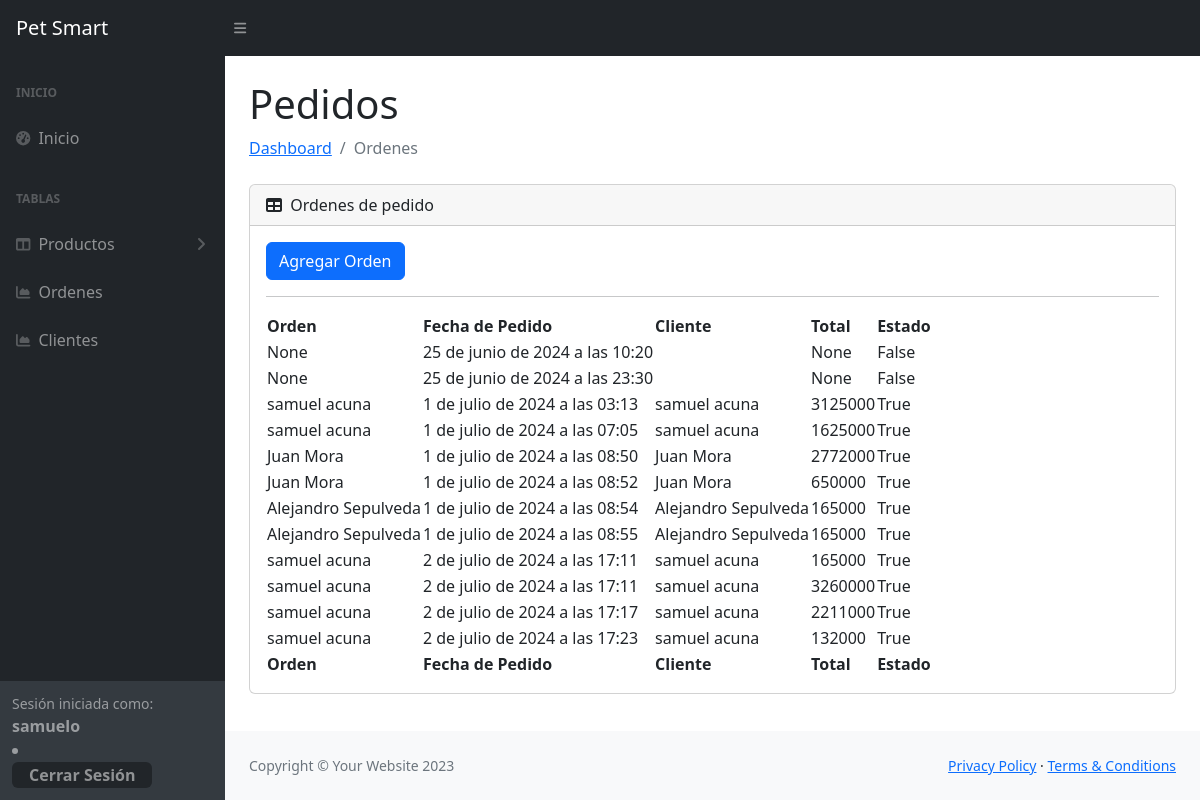
The app's page /dash/tabla_ordenes/ (signed in), older data.
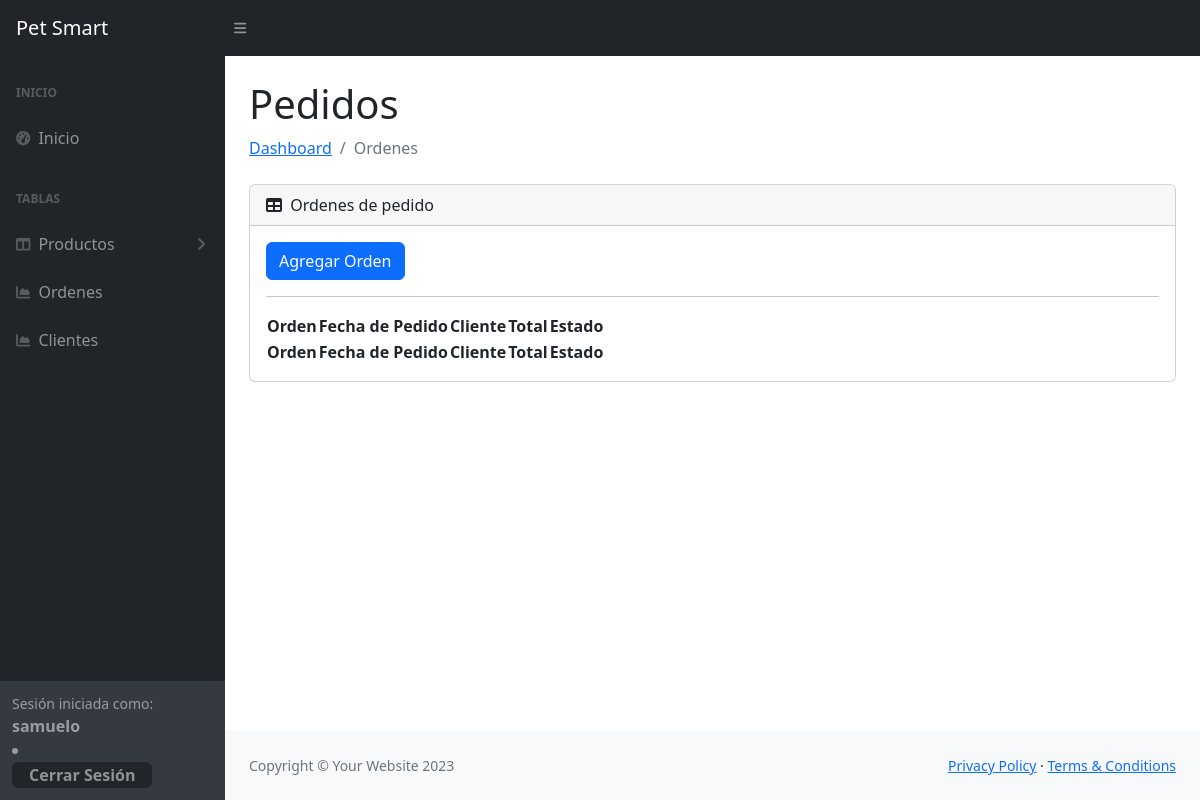
The same page, newer data.
### app/models.py (models this page shows, shortened)
class Orden(models.Model):
    cliente = models.ForeignKey(Cliente, on_delete=models.SET_NULL, null=True, blank=True)
    fecha_creacion = models.DateTimeField(auto_now_add=True)
    completada = models.BooleanField(default=False)
    estado = models.CharField(max_length=100, choices=ESTADO_ENVIO, null=True, blank=True)
    direccion_envio = models.ForeignKey(Direccion, on_delete=models.SET_NULL, null=True, blank=True)
    total = models.IntegerField(blank=True, null=True)

class Cliente(models.Model):
    user = models.OneToOneField(User, on_delete=models.CASCADE)
    nombre = models.CharField(max_length=255)
    apellidos = models.CharField(max_length=255)
    email = models.EmailField(blank=True, null=True)
    telefono = models.CharField(max_length=20, blank=True, null=True)
    def __str__(self):
        return f"{self.nombre} {self.apellidos}"

### app/views.py (the view)
# urls.py: path('dash/tabla_ordenes/', tabla_ordenes, name='tabla_ordenes'),
def tabla_ordenes(request):
    ordenes=Orden.objects.all()
    datos={
        "ordenes":ordenes
    }
    return render(request, 'dash/tabla_ordenes.html',datos)

### app/templates/dash/tabla_ordenes.html
{% extends "dash/base.html" %} {% load static %} {% block contents %}
<main>
  <div class="container-fluid px-4">
    <h1 class="mt-4">Pedidos</h1>
    <ol class="breadcrumb mb-4">
      <li class="breadcrumb-item"><a href="index.html">Dashboard</a></li>
      <li class="breadcrumb-item active">Ordenes</li>
    </ol>
    <div class="card mb-4">
      <div class="card-header">
        <i class="fas fa-table me-1"></i>
        Ordenes de pedido
      </div>
      <div class="card-body">
        <a href="{% url "agregar_orden" %}" class="btn btn-primary">
          Agregar Orden</a
        >
        <hr />
        <table id="datatablesSimple">
          <thead>
            <tr>
              <th>Orden</th>
              <th>Fecha de Pedido</th>
              <th>Cliente</th>
              <th>Total</th>
              <th>Estado</th>
            </tr>
          </thead>
          <tfoot>
            <tr>
              <th>Orden</th>
              <th>Fecha de Pedido</th>
              <th>Cliente</th>
              <th>Total</th>
              <th>Estado</th>
            </tr>
          </tfoot>
          <tbody>
            {% for o in ordenes%}
            <tr>
                <td>{{o.cliente}}</td>
                <td>{{o.fecha_creacion}}</td>
                <td>{{o.cliente.nombre}} {{o.cliente.apellidos}}</td>
                <td>{{o.total}}</td>
                <td>{{o.completada}}</td>
              </tr>
            {% endfor %}
          </tbody>
        </table>
      </div>
    </div>
  </div>
</main>
{% endblock contents %}

Row changes from the older to the newer data that the page shows:
removed Orden: cliente "None", fecha_creacion "25 de junio de 2024 a las 10:20", total "None", completada "False"
removed Orden: cliente "None", fecha_creacion "25 de junio de 2024 a las 23:30", total "None", completada "False"
removed Orden: cliente "samuel acuna", fecha_creacion "1 de julio de 2024 a las 03:13", cliente.nombre "samuel", cliente.apellidos "acuna", total "3125000", completada "True"
removed Orden: cliente "samuel acuna", fecha_creacion "1 de julio de 2024 a las 07:05", cliente.nombre "samuel", cliente.apellidos "acuna", total "1625000", completada "True"
removed Orden: cliente "Juan Mora", fecha_creacion "1 de julio de 2024 a las 08:50", cliente.nombre "Juan", cliente.apellidos "Mora", total "2772000", completada "True"
removed Orden: cliente "Juan Mora", fecha_creacion "1 de julio de 2024 a las 08:52", cliente.nombre "Juan", cliente.apellidos "Mora", total "650000", completada "True"
removed Orden: cliente "Alejandro Sepulveda", fecha_creacion "1 de julio de 2024 a las 08:54", cliente.nombre "Alejandro", cliente.apellidos "Sepulveda", total "165000", completada "True"
removed Orden: cliente "Alejandro Sepulveda", fecha_creacion "1 de julio de 2024 a las 08:55", cliente.nombre "Alejandro", cliente.apellidos "Sepulveda", total "165000", completada "True"
removed Orden: cliente "samuel acuna", fecha_creacion "2 de julio de 2024 a las 17:11", cliente.nombre "samuel", cliente.apellidos "acuna", total "165000", completada "True"
removed Orden: cliente "samuel acuna", fecha_creacion "2 de julio de 2024 a las 17:11", cliente.nombre "samuel", cliente.apellidos "acuna", total "3260000", completada "True"
removed Orden: cliente "samuel acuna", fecha_creacion "2 de julio de 2024 a las 17:17", cliente.nombre "samuel", cliente.apellidos "acuna", total "2211000", completada "True"
removed Orden: cliente "samuel acuna", fecha_creacion "2 de julio de 2024 a las 17:23", cliente.nombre "samuel", cliente.apellidos "acuna", total "132000", completada "True"
